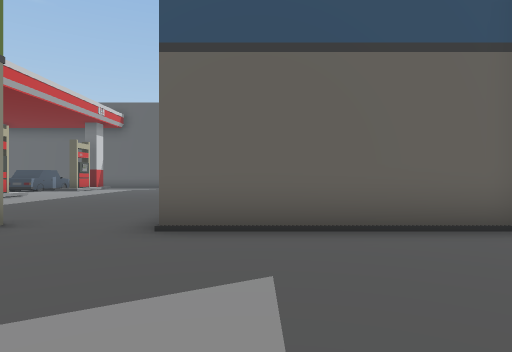
[1] (above)

16 first-person views from a walk through a scene from a Unity 3-D project. The camera is 1.4 m above the floor, looks level and sees 75° across. The floor is counted in squares, 2 m on a side. Each view is taken from the middle of a square. On the plan, view 1 faces up. The plan holds only what a view shows up to about 10 squares ahead; the rest is blank. The place goes on beyond the plan.

[2]
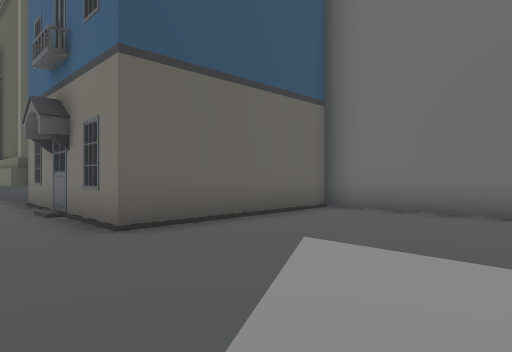

[3]
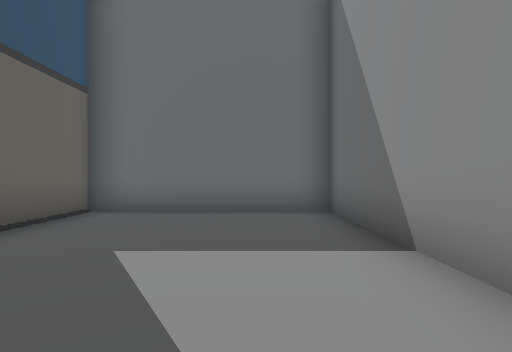

[4]
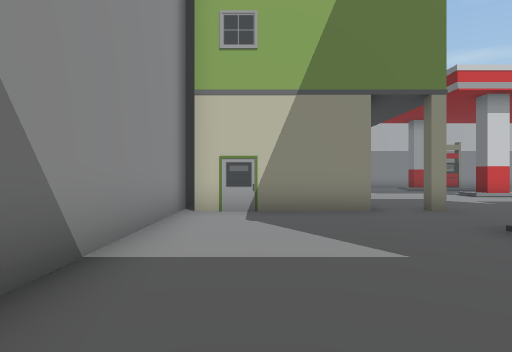

[5]
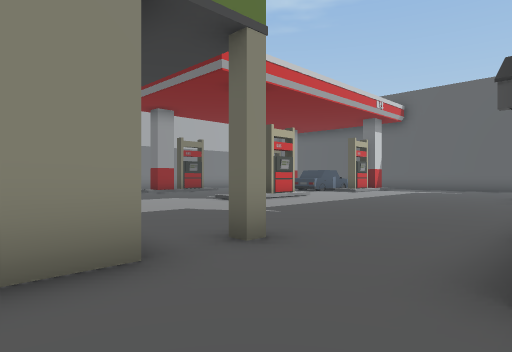

[6]
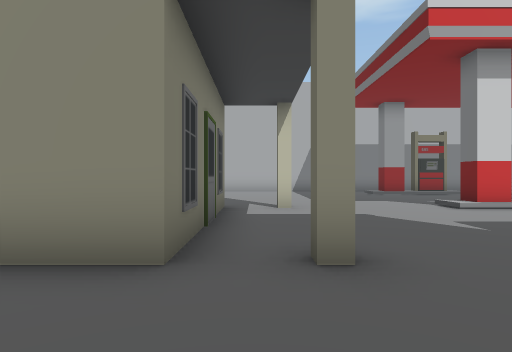

[7]
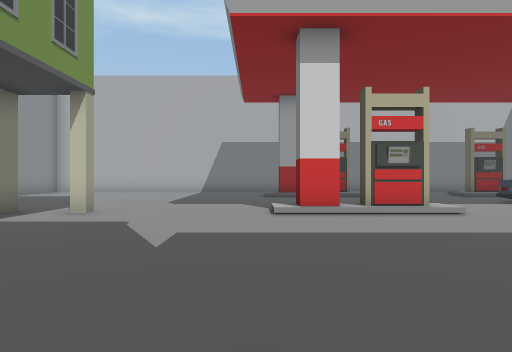

[8]
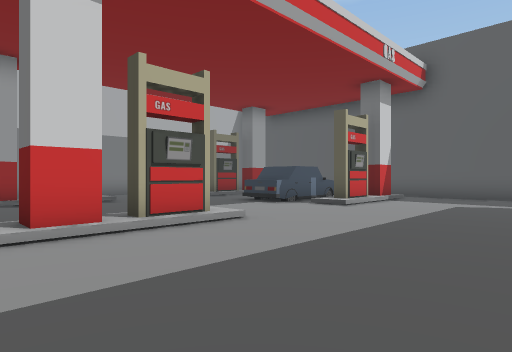

[9]
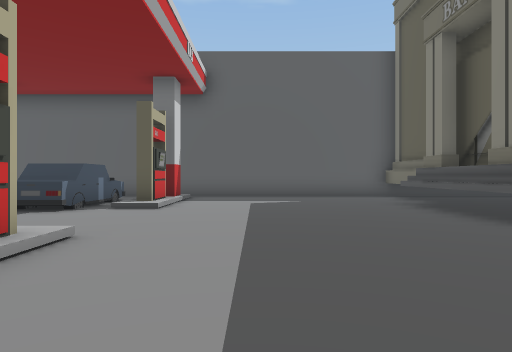

[10]
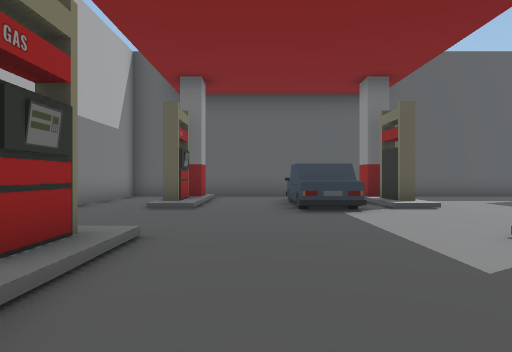

[11]
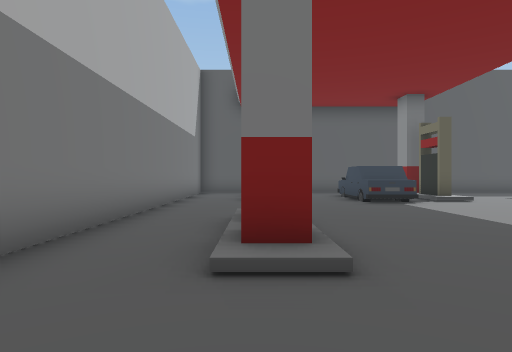

[12]
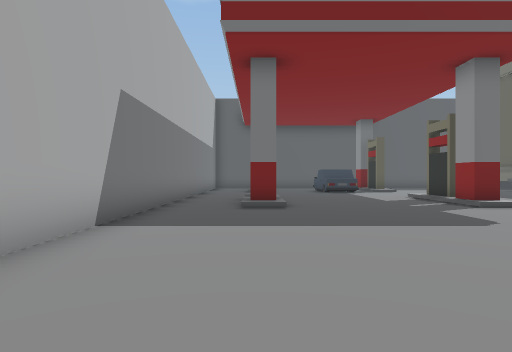

[13]
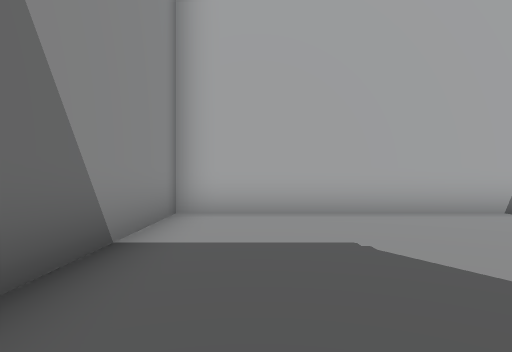

[14]
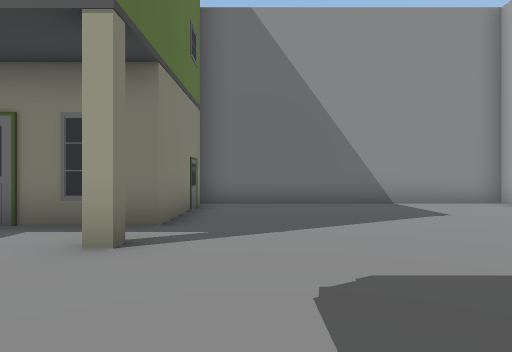

[15]
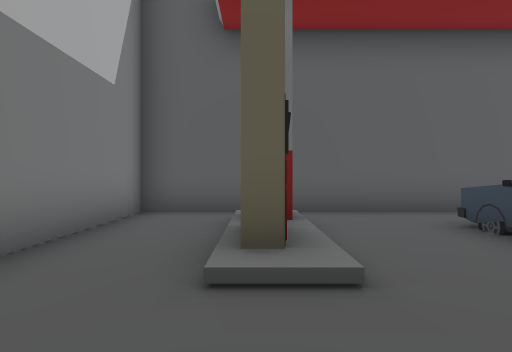

[16]
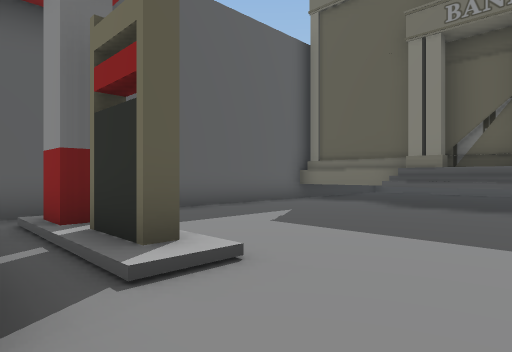

### Floor plan
Key: @ floor where view 1 was taken; # wall or solid block; x gap in a wall; . main floor; : floor 0.25 m higher than the main floor; / step, stairs or slope; B building; C car.
Columns run from 17 left of view 1 to 4 right of it. Each row starts with its distance up from view 1.
 20 #################
 19 #........ ......#
 18 #..#../ #/......#
 17 #..:..CC//......#
 16 #..#..CC//.....##
 15 #.....CC//.....#
 14 #..............#
 13 #..............#
 12 #.......//......
 11 #..#....#/......#
 10 #..x....//......#
  9 #..#....#/......B
  8 #...............B
  7 #...............B
  6 #...............B
  5 #........#...#..BBBBB
  4 #....................#
  3 #........#####.......#
  2 #........#   #.......#
  1 #........#   #.......#
  0 #........#   #...@...#
 -1 ##########  ##########

Positions as (right, up) in squares from view 1, and headings:
1: (0, 0), facing up
2: (-3, 0), facing up-right
3: (-3, 1), facing right
4: (3, 1), facing left
5: (-1, 2), facing up-left
6: (-1, 4), facing left
7: (-2, 8), facing left
8: (-4, 8), facing up-left
9: (-6, 8), facing up
10: (-12, 8), facing up
11: (-14, 6), facing up
12: (-14, 1), facing up
13: (-10, 1), facing left
14: (-10, 8), facing down
15: (-14, 13), facing up
16: (-10, 13), facing up-right
